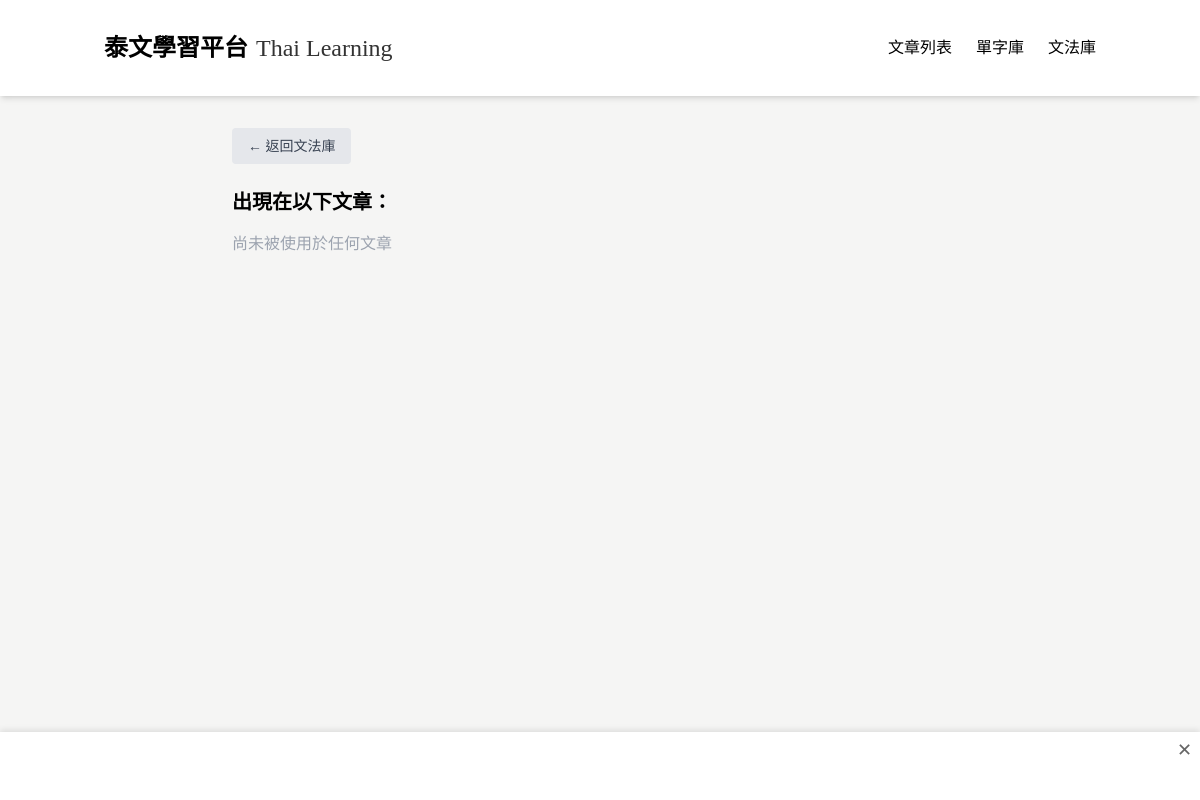
The page /grammar/132 on the database as committed earlier.
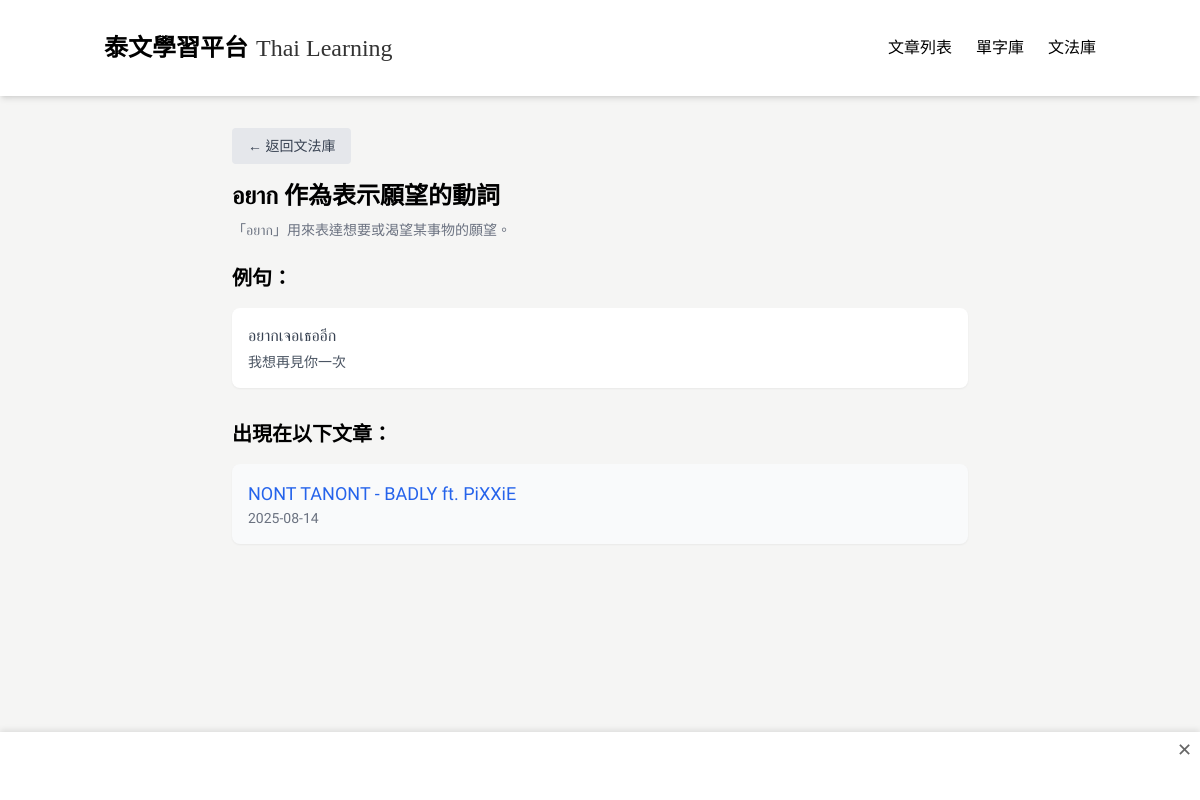
The same page on the database as committed later.
### tables this page shows
CREATE TABLE GrammarPoint (
            id INTEGER PRIMARY KEY AUTOINCREMENT,
            title TEXT,
            explanation TEXT,
            articleId INTEGER,
            createdAt TEXT,
            updatedAt TEXT
        );

CREATE TABLE GrammarExample (
            id INTEGER PRIMARY KEY AUTOINCREMENT,
            thai TEXT,
            chinese TEXT,
            grammarPointId INTEGER,
            createdAt TEXT,
            updatedAt TEXT
        );

CREATE TABLE Article (
            id INTEGER PRIMARY KEY AUTOINCREMENT,
            title TEXT,
            chineseTitle TEXT,
            content TEXT,
            chineseContent TEXT,
            category TEXT,
            url TEXT,
            status TEXT,
            createdAt TEXT,
            updatedAt TEXT,
            authorId INTEGER
        );

### app_sqlite.py (the view)
@app.route('/grammar/<int:grammar_id>')
def grammar_detail(grammar_id):
    conn = get_db_connection()
    grammar_point = conn.execute(
        'SELECT * FROM GrammarPoint WHERE id = ?', (grammar_id,)
    ).fetchone()
    examples = conn.execute(
        'SELECT * FROM GrammarExample WHERE grammarPointId = ?', (grammar_id,)
    ).fetchall()
    articles = conn.execute("""
        SELECT Article.*
        FROM Article
        JOIN GrammarArticle ON Article.id = GrammarArticle.articleId
        WHERE GrammarArticle.grammarPointId = ? AND Article.status = 'published'
        ORDER BY Article.createdAt DESC
    """, (grammar_id,)).fetchall()
    conn.close()
    return render_template('grammar_detail.html', grammar=grammar_point, examples=examples, articles=articles)

### app_sqlite.py (called while the page is built)
def get_db_connection():
    base_path = os.path.dirname(os.path.abspath(__file__))
    db_path = os.path.join(base_path, 'data.db')
    conn = sqlite3.connect(db_path)  # SQLite 檔名
    conn.row_factory = sqlite3.Row     # 讓取出的資料像字典一樣操作
    return conn

### templates/grammar_detail.html (shortened to what this page needs)
{% extends "base.html" %}
{% block content %}
<div class="max-w-3xl mx-auto px-4 py-8">
  <div class="mb-4">
    <a href="/grammar" class="inline-block px-4 py-2 bg-gray-200 text-gray-700 rounded hover:bg-gray-300 text-sm">
      ← 返回文法庫
    </a>
  </div>
  <h1 class="text-2xl font-bold mb-2">{{ grammar.title }}</h1>
  <p class="text-sm text-gray-500 mb-6">{{ grammar.explanation }}</p>
  {% if examples %}
  <div class="mb-8">
    <h2 class="text-xl font-semibold mb-4">例句：</h2>
    <div class="space-y-3">
      {% for example in examples %}
      <div class="bg-white p-4 rounded-lg shadow-sm">
        <p class="thai-text mb-1 text-gray-700">{{ example.thai }}</p>
        <p class="text-sm text-gray-600">{{ example.chinese }}</p>
      </div>
      {% endfor %}
    </div>
  </div>
  {% endif %}
  <h2 class="text-xl font-semibold mb-4">出現在以下文章：</h2>
  <ul class="space-y-3">
    {% for article in articles %}
    <li>
      <a href="/article/{{ article.id }}" class="block p-4 bg-gray-50 hover:bg-gray-100 rounded-lg shadow-sm transition">
        <p class="text-lg font-medium text-blue-600">{{ article.chineseTitle or article.title }}</p>
        <p class="text-sm text-gray-500">{{ article.createdAt[:10] }}</p>
      </a>
    </li>
    {% else %}
    <li class="text-gray-400">尚未被使用於任何文章</li>
    {% endfor %}
  </ul>
</div>
{% endblock %}

Rows that differ between the two databases and show on the page:
added GrammarPoint: title "อยาก 作為表示願望的動詞", explanation "「อยาก」用來表達想要或渴望某事物的願望。"
added GrammarExample: thai "อยากเจอเธออีก", chinese "我想再見你一次"
added Article: chineseTitle "NONT TANONT - BADLY ft. PiXXiE", createdAt "2025-08-14"
Other text that changed with them:
text no longer shown: "尚未被使用於任何文章"
text now shown: "例句："
